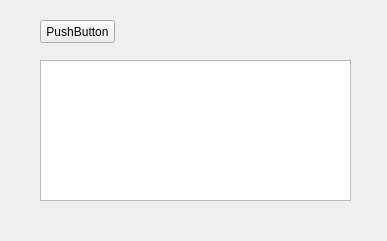
<?xml version="1.0" encoding="UTF-8"?>
<ui version="4.0">
 <class>Form</class>
 <widget class="QWidget" name="Form">
  <property name="geometry">
   <rect>
    <x>0</x>
    <y>0</y>
    <width>387</width>
    <height>241</height>
   </rect>
  </property>
  <property name="windowTitle">
   <string>Form</string>
  </property>
  <widget class="QPushButton" name="pushButton">
   <property name="geometry">
    <rect>
     <x>40</x>
     <y>20</y>
     <width>75</width>
     <height>23</height>
    </rect>
   </property>
   <property name="text">
    <string>PushButton</string>
   </property>
  </widget>
  <widget class="QTextEdit" name="textEdit">
   <property name="geometry">
    <rect>
     <x>40</x>
     <y>60</y>
     <width>311</width>
     <height>141</height>
    </rect>
   </property>
  </widget>
 </widget>
 <resources/>
 <connections>
  <connection>
   <sender>pushButton</sender>
   <signal>clicked()</signal>
   <receiver>Form</receiver>
   <slot>btn_click()</slot>
   <hints>
    <hint type="sourcelabel">
     <x>87</x>
     <y>28</y>
    </hint>
    <hint type="destinationlabel">
     <x>166</x>
     <y>27</y>
    </hint>
   </hints>
  </connection>
 </connections>
 <slots>
  <slot>btn_click()</slot>
 </slots>
</ui>
